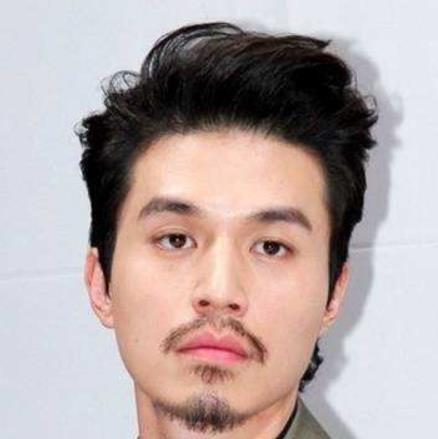
#> input picture dataset_org_beard_styles/Beard Version 1.1/01/01_010.jpg, 438 x 439 px, found by its file name
$ python exp_entropy.py
#> lines starting #> are read from the running program, lines starting #| are printed output that depends on the picture; after the words box and inside, x2 and y2 are one past the last pixel; in counts of white or black regions, pixels touching at a corner belong together
#> in do_exp, img_org is the input picture: shape (439, 438, 3); mean B, G, R 166.3, 167.1, 181.6

import os
import matplotlib.pyplot as plt
import cv2
import numpy as np

class PlotHelper(object):
    @classmethod
    def plot_imgs(cls, imgs, names=None, title=None):
        fig = plt.figure(figsize=(14, 6))
        if title is not None:
            ax = plt.gca()
            ax.set_axis_off()
            ax.set_title(title)

        num = len(imgs)
        for i, img in enumerate(imgs):
            ax = fig.add_subplot(1, num, i + 1)

            if names is not None:
                ax.set_title(names[i])
            if img is not None:
                ax.imshow(img, interpolation="none")
        plt.show()

def _get_entopy_masked(img_org, disk_num=8, th_val=192, fill_gray=192):
#> called with disk_num = 4, th_val = 192, fill_gray = 192
    from skimage.filters.rank import entropy
    from skimage.morphology import disk

    img_gray = cv2.cvtColor(img_org, cv2.COLOR_BGR2GRAY)
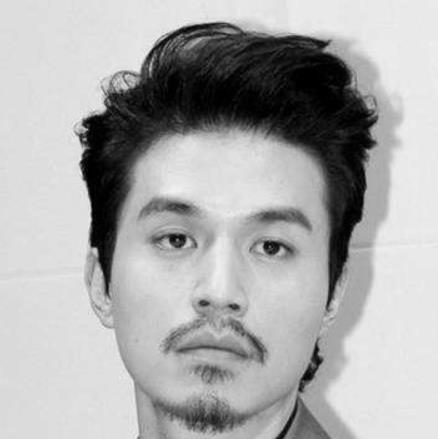
#> img_gray: shape (439, 438); min 0, max 244, mean 171.4

    img_entr = entropy(img_gray, disk(disk_num))
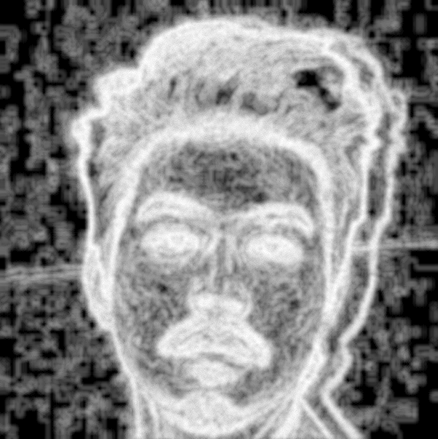
#> img_entr: shape (439, 438) float64; min 0, max 5.57, mean 2.97; drawn with min black and max white

    img_mask = img_entr.copy()
    img_mask -= img_mask.min()
    img_mask /= img_mask.max()
    img_mask *= 255

    img_mask_u8 = img_mask.astype(np.uint8)
    _, img_mask_u8 = cv2.threshold(img_mask_u8, th_val, 255, cv2.THRESH_BINARY)
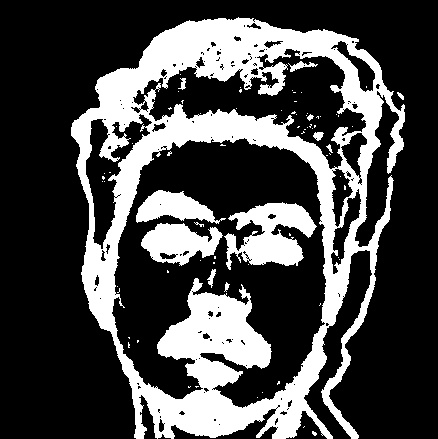
#> img_mask_u8: shape (439, 438); 28.3% white; 77 white regions (65 under 20 px), largest, box (x1, y1, x2, y2) and area: (71, 17, 405, 439) 46351, (224, 202, 317, 270) 3531, (141, 223, 223, 266) 2125

    img_mask_mono = img_mask_u8.copy()
    img_mask_mono[np.where(img_mask_mono[:,:] == 0)] = fill_gray

    img_masked_filled = cv2.bitwise_and(img_org, img_org, mask = img_mask_u8)
    img_mask_color = cv2.cvtColor(img_mask_mono, cv2.COLOR_GRAY2RGB)
    img_masked_filled += img_mask_color
    return img_masked_filled, img_entr, img_mask_u8


def do_exp(full_path):
    img_org = cv2.imread(full_path, cv2.IMREAD_ANYCOLOR)

    img_masked_filled_4, img_entr_4, img_mask_4  = _get_entopy_masked(img_org, disk_num=4)
    img_masked_filled_8, img_entr_8, img_mask_8  = _get_entopy_masked(img_org, disk_num=8)
#> call 2 of _get_entopy_masked, with disk_num = 8, th_val = 192, fill_gray = 192
#> in _get_entopy_masked (call 2), `img_entr = entropy(img_gray, disk(disk_num))`:
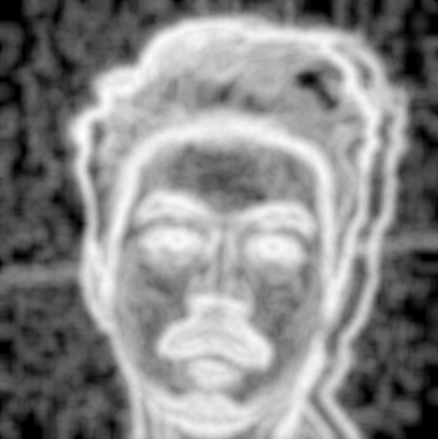
#> img_entr: shape (439, 438) float64; min 0, max 6.99, mean 3.72; drawn with min black and max white
#> in _get_entopy_masked (call 2), `_, img_mask_u8 = cv2.threshold(img_mask_u8, th_val, 255, cv2.THRESH_BI..`:
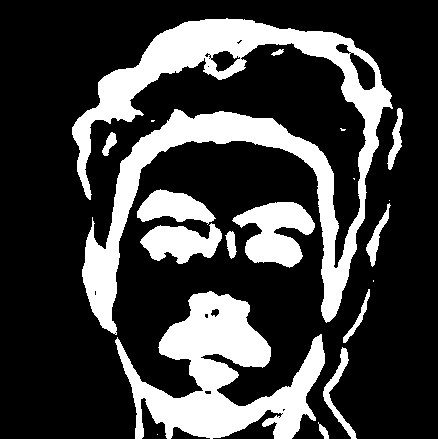
#> img_mask_u8: shape (439, 438); 25.2% white; 19 white regions (6 under 20 px), largest, box (x1, y1, x2, y2) and area: (72, 18, 393, 335) 25121, (115, 291, 325, 439) 14096, (232, 202, 315, 268) 3194
#> in _get_entopy_masked (call 2), `img_masked_filled = cv2.bitwise_and(img_org, img_org, mask = img_mask_..`:
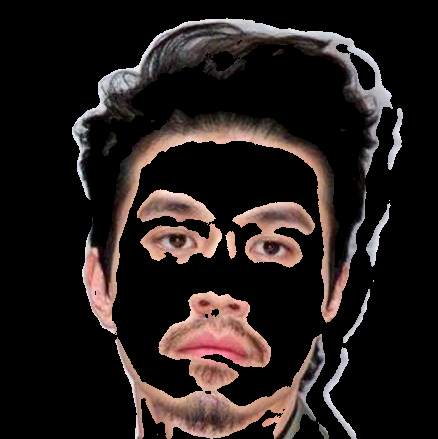
#> img_masked_filled: shape (439, 438, 3); mean B, G, R 28, 29.6, 37
#> in _get_entopy_masked (call 2), `img_masked_filled += img_mask_color`:
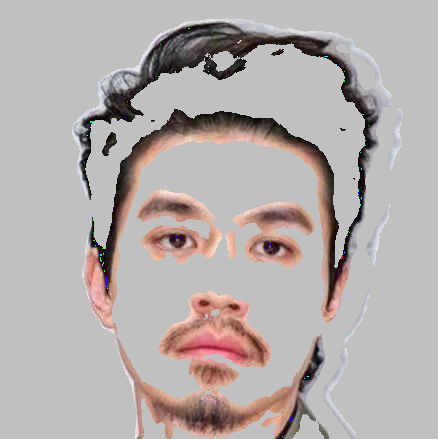
#> img_masked_filled: shape (439, 438, 3); mean B, G, R 171.4, 173, 180.4

    PlotHelper.plot_imgs([img_org, img_masked_filled_4, img_entr_4, img_mask_4 , img_masked_filled_8, img_entr_8, img_mask_8])
#> in plot_imgs, `num = len(imgs)`: num = 7
#> the loop in plot_imgs, `for i, img in enumerate(imgs):` made 7 passes


if __name__ == '__main__':
    parent_dir = os.path.dirname(os.path.dirname(__file__))

    filename = "data/dataset_org_beard_styles/Beard Version 1.1/01/01_010.jpg"

    full_path = parent_dir + os.sep + filename

    do_exp(full_path)

$ run again, with dataset_org_beard_styles/Beard Version 1.1/01/01_002.jpg copied over dataset_org_beard_styles/Beard Version 1.1/01/01_010.jpg
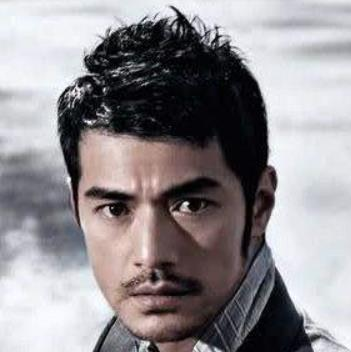
#> input picture dataset_org_beard_styles/Beard Version 1.1/01/01_002.jpg, 351 x 352 px, found by its file name
#> in do_exp, img_org is the input picture: shape (352, 351, 3); mean B, G, R 144.7, 141.2, 145.5
#> in _get_entopy_masked, `_, img_mask_u8 = cv2.threshold(img_mask_u8, th_val, 255, cv2.THRESH_BI..`:
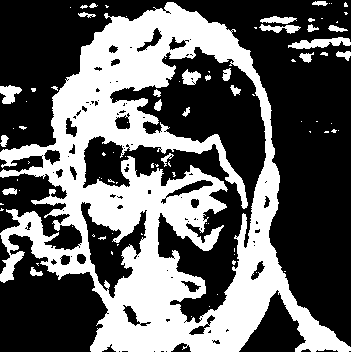
#> img_mask_u8: shape (352, 351); 38.7% white; 88 white regions (63 under 20 px), largest, box (x1, y1, x2, y2) and area: (0, 2, 351, 352) 45147, (288, 37, 351, 49) 429, (0, 85, 22, 104) 264
#> img_mask_mono: shape (352, 351); values 192 (black) and 255 (white), 37.1% white; 14 white regions (4 under 20 px), largest, box (x1, y1, x2, y2) and area: (0, 1, 350, 352) 43874, (0, 144, 50, 164) 588, (269, 18, 316, 33) 375
#> in _get_entopy_masked (call 2), `img_masked_filled += img_mask_color`:
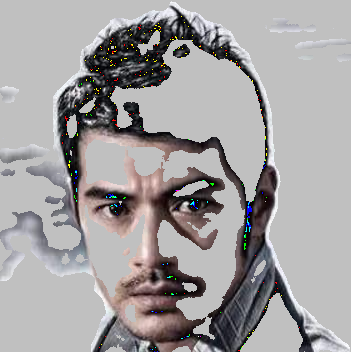
#> img_masked_filled: shape (352, 351, 3); mean B, G, R 159.5, 158.9, 161.6
#> num = 7
#> the loop in plot_imgs, `for i, img in enumerate(imgs):` made 7 passes

$ run again, with dataset_org_beard_styles/Beard Version 1.1/01/01_005.jpg copied over dataset_org_beard_styles/Beard Version 1.1/01/01_010.jpg
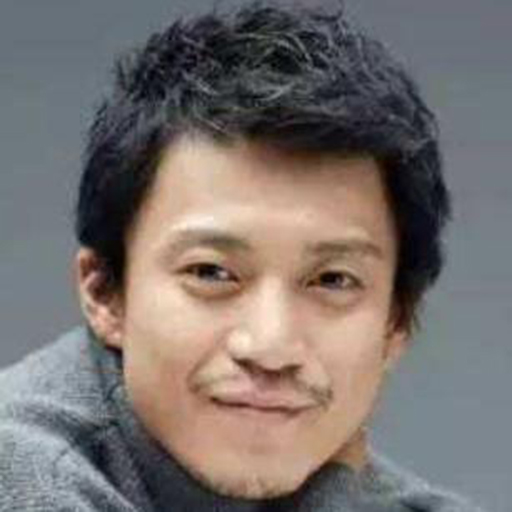
#> input picture dataset_org_beard_styles/Beard Version 1.1/01/01_005.jpg, 512 x 512 px, found by its file name
#> in do_exp, img_org is the input picture: shape (512, 512, 3); mean B, G, R 110.4, 113.2, 120.9
#> in _get_entopy_masked, `_, img_mask_u8 = cv2.threshold(img_mask_u8, th_val, 255, cv2.THRESH_BI..`:
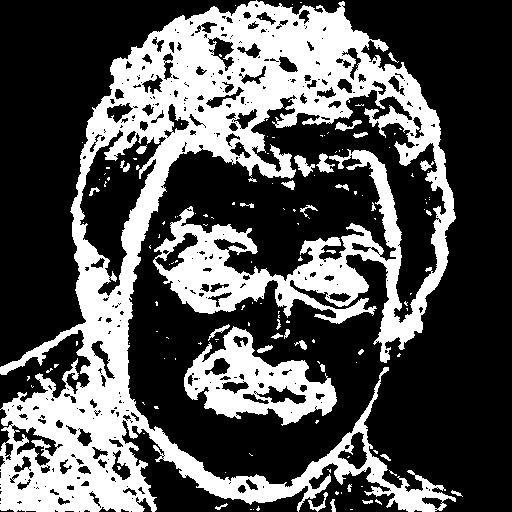
#> img_mask_u8: shape (512, 512); 33.2% white; 144 white regions (110 under 20 px), largest, box (x1, y1, x2, y2) and area: (0, 0, 456, 512) 78057, (184, 326, 337, 426) 6734, (294, 155, 315, 177) 215
#> img_mask_mono: shape (512, 512); values 192 (black) and 255 (white), 34.4% white; 33 white regions (22 under 20 px), largest, box (x1, y1, x2, y2) and area: (0, 0, 455, 512) 80009, (185, 327, 336, 424) 7560, (365, 450, 449, 512) 1737
#> in _get_entopy_masked (call 2), `img_masked_filled += img_mask_color`:
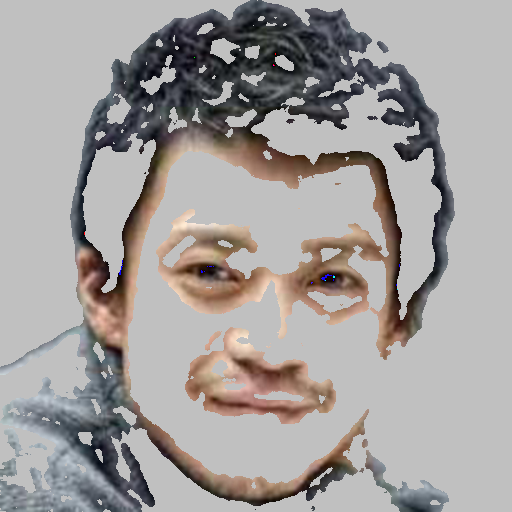
#> img_masked_filled: shape (512, 512, 3); mean B, G, R 157.4, 159, 163
#> num = 7
#> the loop in plot_imgs, `for i, img in enumerate(imgs):` made 7 passes

$ run again, with dataset_org_beard_styles/Beard Version 1.1/01/01_006.jpg copied over dataset_org_beard_styles/Beard Version 1.1/01/01_010.jpg
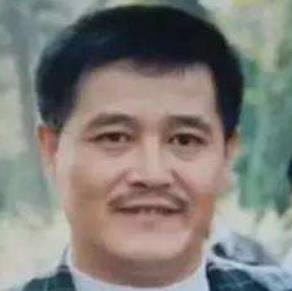
#> input picture dataset_org_beard_styles/Beard Version 1.1/01/01_006.jpg, 292 x 291 px, found by its file name
#> in do_exp, img_org is the input picture: shape (291, 292, 3); mean B, G, R 121.3, 126.3, 128.8
#> img_mask_mono: shape (291, 292); values 192 (black) and 255 (white), 36.7% white; 88 white regions (54 under 20 px), largest, box (x1, y1, x2, y2) and area: (27, 0, 292, 291) 19142, (88, 167, 202, 261) 4228, (72, 108, 151, 161) 2440
#> img_mask_mono: shape (291, 292); values 192 (black) and 255 (white), 32.5% white; 18 white regions (7 under 20 px), largest, box (x1, y1, x2, y2) and area: (30, 0, 292, 291) 17793, (98, 169, 200, 261) 4638, (76, 109, 150, 158) 2438
#> in _get_entopy_masked (call 2), `img_masked_filled += img_mask_color`:
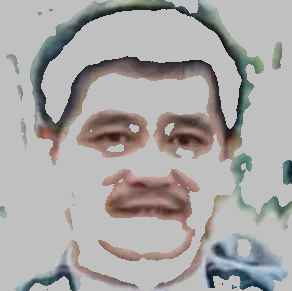
#> img_masked_filled: shape (291, 292, 3); mean B, G, R 166.1, 167.2, 169.4
#> num = 7
#> the loop in plot_imgs, `for i, img in enumerate(imgs):` made 7 passes
